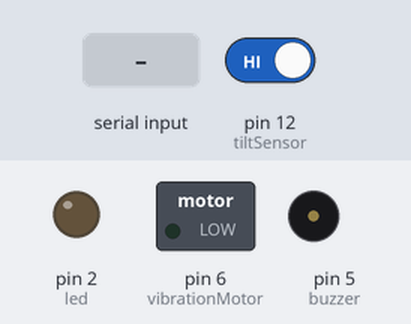
Recording of a sketch running on a simulated Arduino Uno, built with avr-gcc and run on an emulated ATmega328P. Shown: switched loads named in the sketch (green lamp = pin HIGH), output pins drawn as LEDs (lit = HIGH), buzzer (waves = sounding). The test bench sets the inputs (shaded band); at power-on: pin 12 (tiltSensor) HIGH. What the sketch prints to the serial monitor is not drawn.

Above: at 1.2 s.
1.3 s: "1" received over Serial
At 1.9 s:
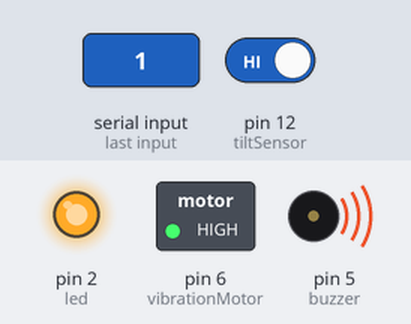
4.4 s: "0" received over Serial
At 5.5 s:
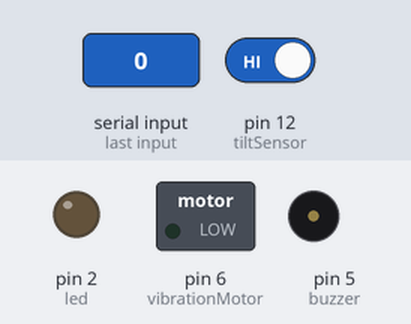
7.4 s: "1" received over the second serial link
At 8.7 s:
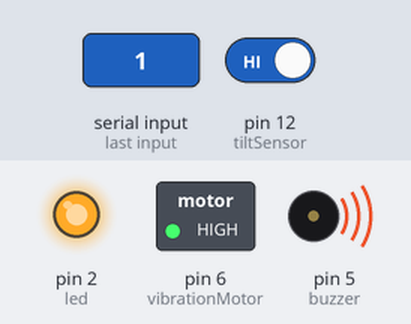
10.4 s: "0" received over the second serial link
At 10.8 s:
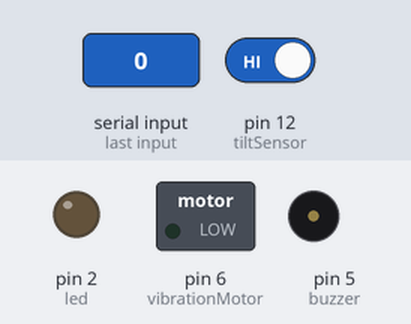
Timing chart, 0 to 13.4 s (numbered marks = the images above; inputs shaded):
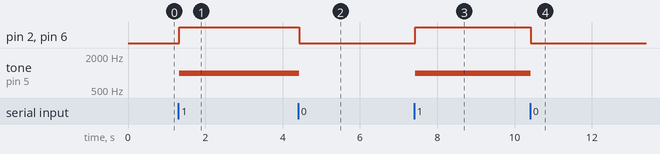

Measured:
- after the input at 1.3 s, pin 2 (led), pin 6 (vibrationMotor): LOW → HIGH at once; tone on pin 5 (buzzer): silent → 1000 Hz at once
- after the input at 4.4 s, pin 2 (led), pin 6 (vibrationMotor): HIGH → LOW at once; tone on pin 5 (buzzer): 1000 Hz → silent at once
- after the input at 7.4 s, pin 2 (led), pin 6 (vibrationMotor): LOW → HIGH at once; tone on pin 5 (buzzer): silent → 1000 Hz at once
- after the input at 10.4 s, pin 2 (led), pin 6 (vibrationMotor): HIGH → LOW at once; tone on pin 5 (buzzer): 1000 Hz → silent at once

The sketch:

receiver.ino
```cpp
#include <SoftwareSerial.h>

SoftwareSerial btSerial(3, 4);
SoftwareSerial sim8001(10, 11);

const int led = 2;
const int buzzer = 5;
const int vibrationMotor = 6;
const int tiltSensor = 12;

void setup() {
  pinMode(led, OUTPUT);
  pinMode(buzzer, OUTPUT);
  pinMode(vibrationMotor, OUTPUT);
  pinMode(tiltSensor, INPUT);
  Serial.begin(9600);
  btSerial.begin(9600);
  sim8001.begin(9600);
}

void loop() {
  // Serial monitor
  if (Serial.available() > 0){
    char status = Serial.read();
    if(status == '1'){
      Serial.println("Car is overspeeding!");
      digitalWrite(led, HIGH);
      tone(buzzer, 1000);
      analogWrite(vibrationMotor, 255);
    } else if(status == '0'){
      Serial.println("Monitoring speed...");
      digitalWrite(led, LOW);
      noTone(buzzer);
      analogWrite(vibrationMotor, 0);
    }
  }

  // Bluetooth
  if (btSerial.available() > 0){
    char btStatus = btSerial.read();
    if(btStatus == '1'){
      btSerial.println("Car is overspeeding!");
      digitalWrite(led, HIGH);
      tone(buzzer, 1000);
      analogWrite(vibrationMotor, 255);
    } else if(btStatus == '0'){
      btSerial.println("Monitoring speed...");
      digitalWrite(led, LOW);
      noTone(buzzer);
      analogWrite(vibrationMotor, 0);
    }
  }

  // GSM Module
  if (sim8001.available() > 0){
    char gsmStatus = sim8001.read();
    if(gsmStatus == '1'){
      sim8001.println("Car is overspeeding!");
      digitalWrite(led, HIGH);
      tone(buzzer, 1000);
      analogWrite(vibrationMotor, 255);
    } else if(gsmStatus == '0'){
      sim8001.println("Monitoring speed...");
      digitalWrite(led, LOW);
      noTone(buzzer);
      analogWrite(vibrationMotor, 0);
    }
  }

  // Tilt Sensor reading
  int A = digitalRead(tiltSensor);
  Serial.print("Tilt=");
  Serial.println(A);
  if(A == LOW){
    Serial.println("Car tilt detected");
  }
}
```
